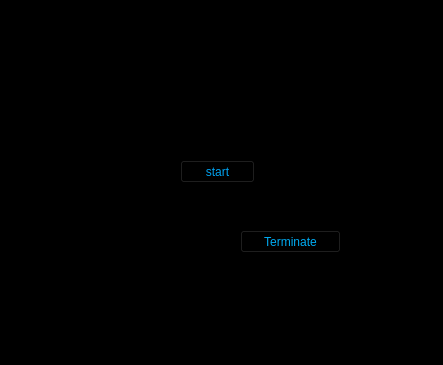
<?xml version="1.0" encoding="UTF-8"?>
<ui version="4.0">
 <class>Jarvis</class>
 <widget class="QMainWindow" name="Jarvis">
  <property name="geometry">
   <rect>
    <x>0</x>
    <y>0</y>
    <width>443</width>
    <height>365</height>
   </rect>
  </property>
  <property name="mouseTracking">
   <bool>true</bool>
  </property>
  <property name="windowTitle">
   <string>Jarvis</string>
  </property>
  <property name="layoutDirection">
   <enum>Qt::LeftToRight</enum>
  </property>
  <property name="styleSheet">
   <string notr="true">background:transperent;
font: 87 10pt &quot;Segoe UI Black&quot;;</string>
  </property>
  <widget class="QWidget" name="centralwidget">
   <property name="autoFillBackground">
    <bool>false</bool>
   </property>
   <widget class="QLabel" name="label">
    <property name="geometry">
     <rect>
      <x>0</x>
      <y>0</y>
      <width>441</width>
      <height>361</height>
     </rect>
    </property>
    <property name="autoFillBackground">
     <bool>false</bool>
    </property>
    <property name="text">
     <string/>
    </property>
    <property name="pixmap">
     <pixmap>../../Downloads/600430c1d22c731b94cf4e7dae6b398a.gif</pixmap>
    </property>
    <property name="scaledContents">
     <bool>true</bool>
    </property>
   </widget>
   <widget class="QTextBrowser" name="textBrowser">
    <property name="geometry">
     <rect>
      <x>570</x>
      <y>20</y>
      <width>191</width>
      <height>51</height>
     </rect>
    </property>
    <property name="styleSheet">
     <string notr="true">background:transperent;
border: transperent;</string>
    </property>
   </widget>
   <widget class="QTextBrowser" name="textBrowser_2">
    <property name="geometry">
     <rect>
      <x>760</x>
      <y>20</y>
      <width>191</width>
      <height>51</height>
     </rect>
    </property>
    <property name="styleSheet">
     <string notr="true">background:transperent;
border:transperent;
</string>
    </property>
   </widget>
   <widget class="QPushButton" name="pushButton_2">
    <property name="geometry">
     <rect>
      <x>240</x>
      <y>230</y>
      <width>101</width>
      <height>23</height>
     </rect>
    </property>
    <property name="styleSheet">
     <string notr="true">color: rgb(0, 171, 242);
font: 87 10pt &quot;Segoe UI Black&quot;;</string>
    </property>
    <property name="text">
     <string>Terminate</string>
    </property>
   </widget>
   <widget class="QPushButton" name="pushButton">
    <property name="geometry">
     <rect>
      <x>180</x>
      <y>160</y>
      <width>75</width>
      <height>23</height>
     </rect>
    </property>
    <property name="styleSheet">
     <string notr="true">font: 87 10pt &quot;Segoe UI Black&quot;;
color: rgb(0, 162, 240);</string>
    </property>
    <property name="text">
     <string>start</string>
    </property>
   </widget>
   <widget class="QLabel" name="label_2">
    <property name="geometry">
     <rect>
      <x>10</x>
      <y>10</y>
      <width>421</width>
      <height>341</height>
     </rect>
    </property>
    <property name="styleSheet">
     <string notr="true">background:transperent</string>
    </property>
    <property name="frameShape">
     <enum>QFrame::NoFrame</enum>
    </property>
    <property name="frameShadow">
     <enum>QFrame::Plain</enum>
    </property>
    <property name="text">
     <string/>
    </property>
    <property name="pixmap">
     <pixmap>../../Downloads/6226435516042edfe1a4514a44e2023a.gif</pixmap>
    </property>
    <property name="scaledContents">
     <bool>true</bool>
    </property>
   </widget>
   <zorder>label_2</zorder>
   <zorder>label</zorder>
   <zorder>textBrowser</zorder>
   <zorder>textBrowser_2</zorder>
   <zorder>pushButton_2</zorder>
   <zorder>pushButton</zorder>
  </widget>
  <widget class="QStatusBar" name="statusbar"/>
 </widget>
 <resources/>
 <connections/>
</ui>
